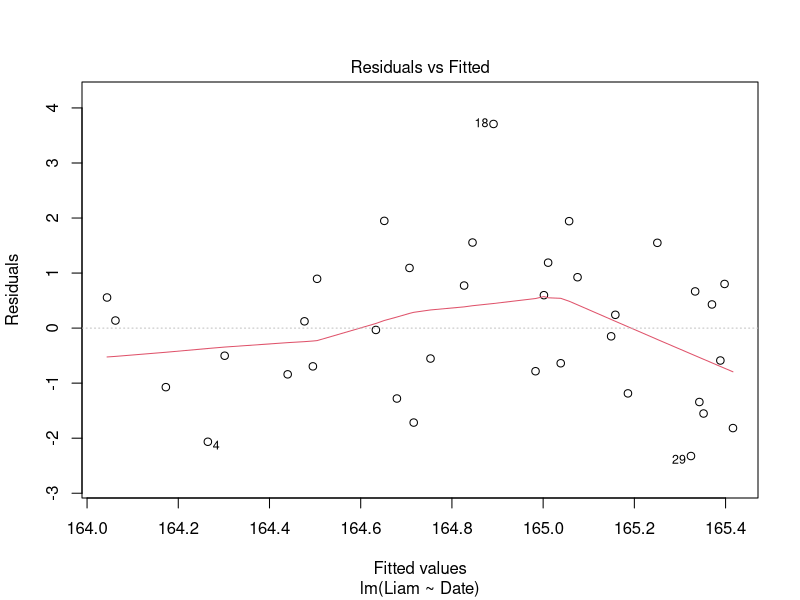
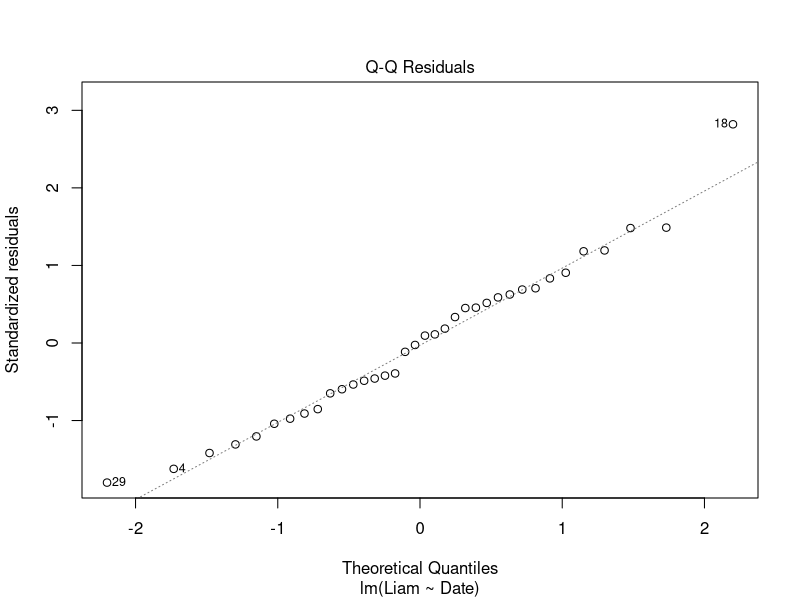
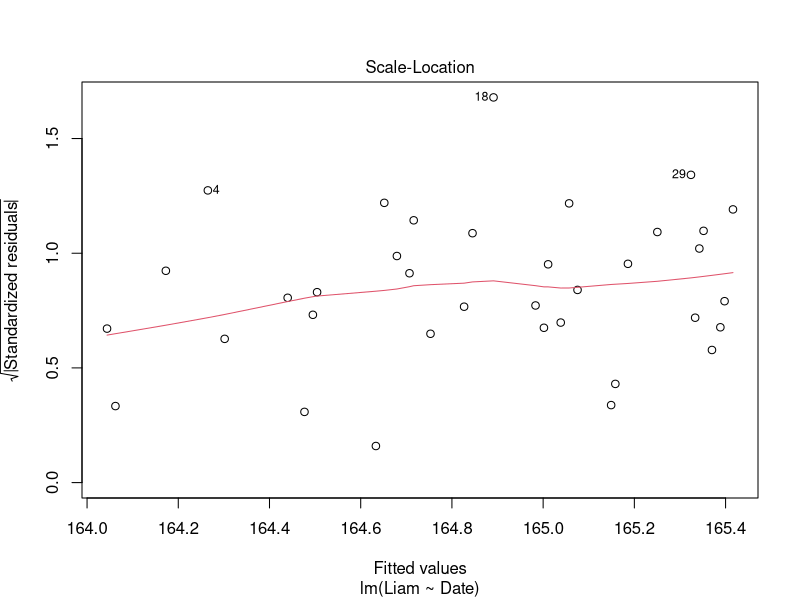
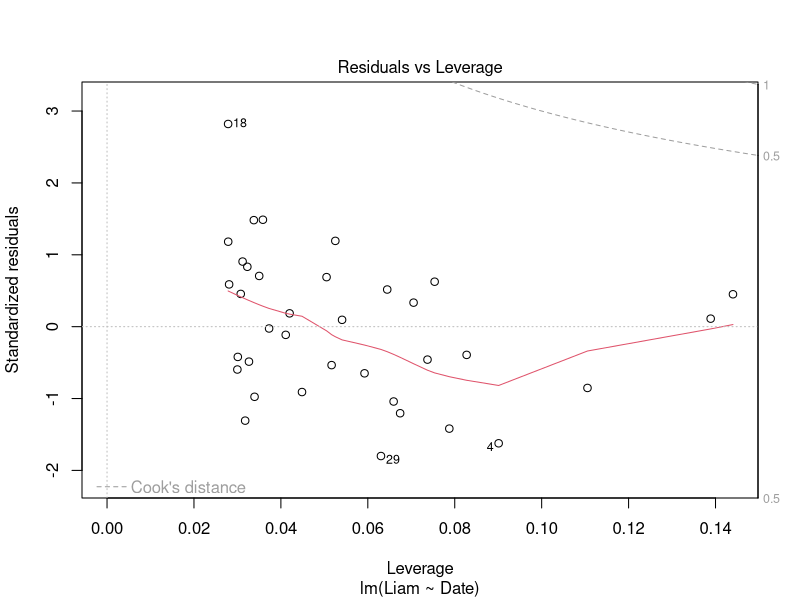
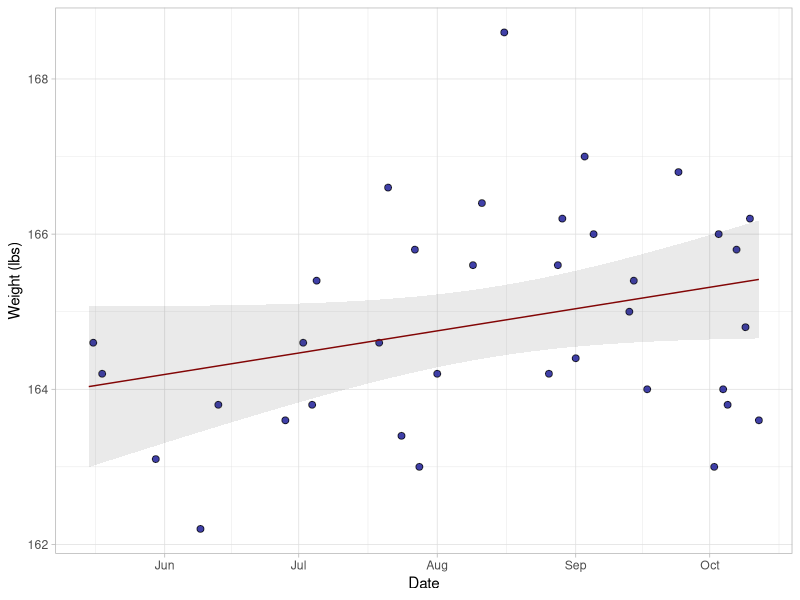

Source code (R) for these figures, in order:
#load packages into environment
library(tidyverse)
library(here)
library(ggeffects)
library(data.table)
library(lubridate)

# Load and pre-process data
wbd <- read.delim(here("weight_data.txt"), sep = " ", header = F, col.names = c("Date", "Time", "Liam")) %>% 
  mutate(Date = as.numeric(as.Date(Date)-19492),
         Time = as.ITime(x = Time))

# Model weight change by day
mod <- lm(Liam ~ Date, wbd)
summary(mod)
plot(mod)

# Predict weight by day from linear model
pred <- ggpredict(mod, terms = c("Date")) %>% 
  rename(Liam = predicted)

# Return dates back to date formats
pred$Date <- as_date(pred$x+19492)
wbd$Date <- as_date(wbd$Date+19492)

# Plot weight by day
#pdf("weight.pdf", width = 4, height = 3.5)
wbd %>% ggplot(aes(Date, Liam)) +
  geom_point(fill = "darkblue", pch = 21, size = 2, alpha = 0.75) +
  geom_line(data = pred, color = "darkred") +
  geom_ribbon(data = pred, aes(ymin = conf.low, ymax = conf.high), alpha = 0.1) +
  labs(x = "Date", y = "Weight (lbs)") +
  theme_light() 
#dev.off()

# Results:

# According to this model I gained 0.009 lbs everyday since May 16, 2023. 
# At that rate, I would reach my goal of 170 lbs in 711 days (~ 2 years).
# I need to increase calories and muscle growth to reach this goal in a reasonable time frame.
